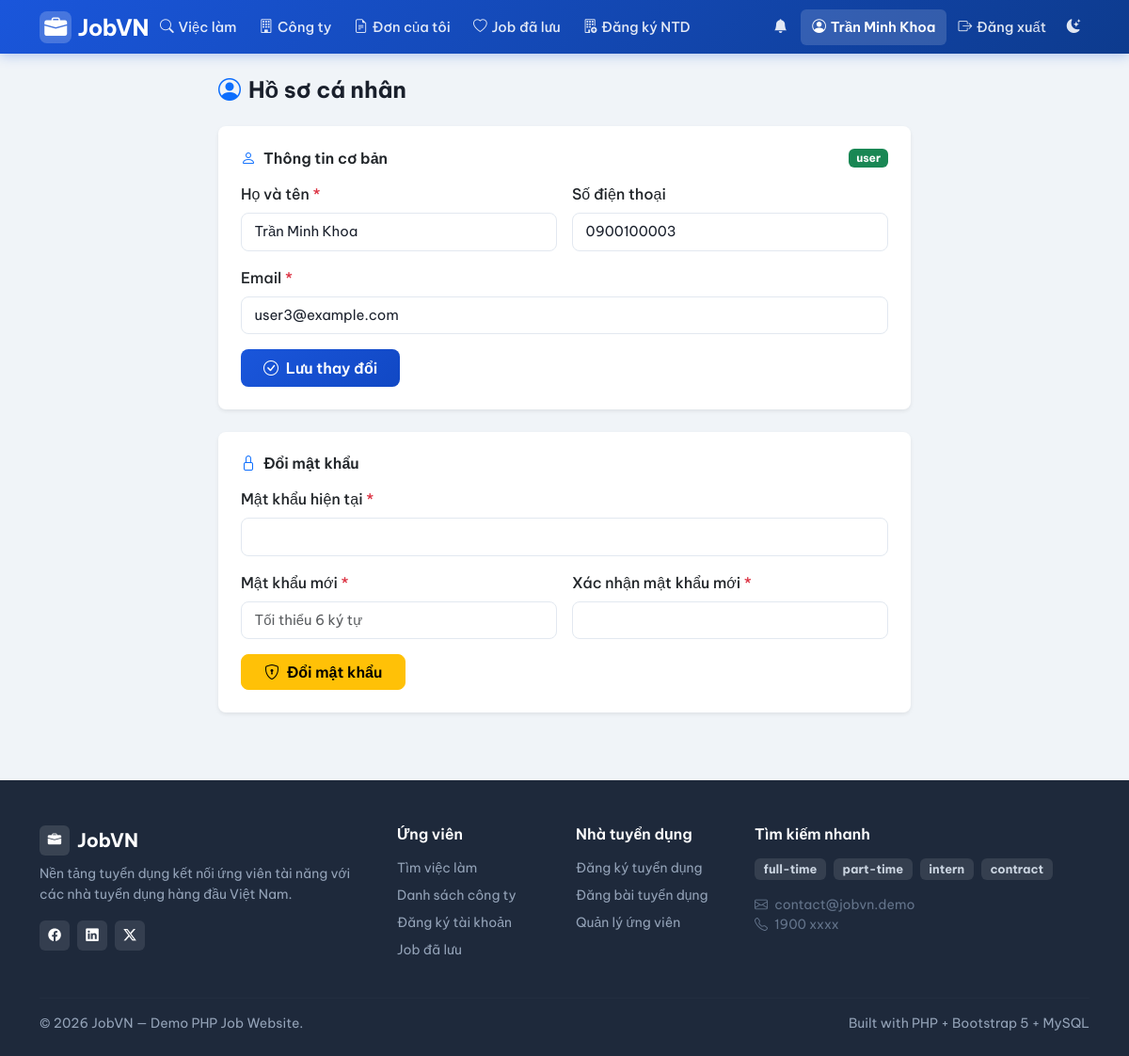
The page /index.php?page=user/profile (signed in) on the database its author committed.
### tables this page shows
CREATE TABLE users (
    id INT AUTO_INCREMENT PRIMARY KEY,
    email VARCHAR(150) NOT NULL UNIQUE,
    password VARCHAR(255) NOT NULL,              
    full_name VARCHAR(150) NOT NULL,
    role ENUM('admin','employer','user') NOT NULL DEFAULT 'user',
    phone VARCHAR(30) NULL,
    created_at DATETIME NOT NULL DEFAULT CURRENT_TIMESTAMP
);

### public/index.php (called while the page is built, shortened)
<?php
require_once __DIR__ . '/../src/db.php';
require_once __DIR__ . '/../src/helpers.php';
require_once __DIR__ . '/../src/auth.php';
$routes = [
    'home'                    => 'home.php',
    'login'                   => 'login.php',
    'register'                => 'register.php',
    'logout'                  => 'logout.php',
    'jobs'                    => 'jobs.php',
    'job_detail'              => 'job_detail.php',
    'companies'               => 'companies.php',
    'company_detail'          => 'company_detail.php',
    'download_cv'             => 'download_cv.php',
    'user/apply'              => 'user/apply.php',
    'user/my_applications'    => 'user/my_applications.php',
    'user/notifications'      => 'user/notifications.php',
    'user/profile'            => 'user/profile.php',
    'user/saved_jobs'         => 'user/saved_jobs.php',
    'user/become_employer'    => 'user/become_employer.php',
    'employer/dashboard'      => 'employer/dashboard.php',
    'employer/jobs'           => 'employer/jobs.php',
    'employer/job_form'       => 'employer/job_form.php',
    'employer/job_delete'     => 'employer/job_delete.php',
    'employer/applications'   => 'employer/applications.php',
    'employer/company'        => 'employer/company.php',
    'admin/dashboard'         => 'admin/dashboard.php',
    'admin/users'             => 'admin/users.php',
    'admin/user_delete'       => 'admin/user_delete.php',
    'admin/jobs'              => 'admin/jobs.php',
    'admin/job_delete'        => 'admin/job_delete.php',
    'admin/companies'             => 'admin/companies.php',
    'admin/applications'          => 'admin/applications.php',
    'admin/employer_requests'     => 'admin/employer_requests.php',
];
$page = $_GET['page'] ?? 'home';
$file = __DIR__ . '/../src/pages/' . $routes[$page];
require $file;

### src/helpers.php (called while the page is built, shortened)
<?php
function e($v): string
{
    return htmlspecialchars((string)$v, ENT_QUOTES, 'UTF-8');
}
function url(string $page, array $params = []): string
{
    $params = array_merge(['page' => $page], $params);
    return BASE_URL . '?' . http_build_query($params);
}

### src/db.php (called while the page is built, shortened)
<?php
function db(): PDO
{
    static $pdo = null;
    if ($pdo === null) {
        $dsn = 'mysql:host=' . DB_HOST . ';port=' . DB_PORT . ';dbname=' . DB_NAME . ';charset=utf8mb4';
        $attempts = 0;
        while (true) {
            try {
                $pdo = new PDO($dsn, DB_USER, DB_PASS, [
                    PDO::ATTR_ERRMODE              => PDO::ERRMODE_EXCEPTION,
                    PDO::ATTR_DEFAULT_FETCH_MODE   => PDO::FETCH_ASSOC,
                    PDO::ATTR_EMULATE_PREPARES     => false,
                    PDO::MYSQL_ATTR_INIT_COMMAND   => "SET NAMES utf8mb4 COLLATE utf8mb4_unicode_ci",
                ]);
                break;
            } catch (PDOException $e) {
                $attempts++;
                if ($attempts >= 10) {
                    die('Không kết nối được MySQL: ' . $e->getMessage());
                }
                sleep(1);
            }
        }
    }
    return $pdo;
}

### src/auth.php (called while the page is built, shortened)
<?php
require_once __DIR__ . '/db.php';
function current_user(): ?array
{
    static $cache = null;
    if ($cache !== null) return $cache;
    $stmt = db()->prepare('SELECT * FROM users WHERE id = ?');
    $stmt->execute([$_SESSION['user_id']]);
    $cache = $stmt->fetch() ?: null;
    return $cache;
}
function require_role(string ...$roles): array
{
    $u = current_user();
    return $u;
}

### src/pages/user/profile.php (the view, shortened to what this page needs)
<?php
$u = require_role('user', 'employer', 'admin');
$stmt = db()->prepare('SELECT * FROM users WHERE id = ?');
$stmt->execute([$u['id']]);
require __DIR__ . '/../../layout/header.php';
?>
<div class="row justify-content-center">
    <div class="col-md-8">
        <h4 class="fw-700 mb-4">
            <i class="bi bi-person-circle me-2 text-primary"></i>Hồ sơ cá nhân
        </h4>
        <div class="card border-0 shadow-sm rounded-3 mb-4">
            <div class="card-body p-4">
                <h6 class="fw-600 mb-3 d-flex align-items-center gap-2">
                    <i class="bi bi-person text-primary"></i> Thông tin cơ bản
                    <span class="badge bg-<?= ['admin'=>'danger','employer'=>'warning text-dark','user'=>'success'][$u['role']] ?? 'secondary' ?> ms-auto">
                        <?= e($u['role']) ?>
                    </span>
                </h6>
                <form method="post">
                    <div class="row g-3">
                        <div class="col-md-6">
                            <label class="form-label fw-500">Họ và tên <span class="text-danger">*</span></label>
                            <input name="full_name" value="<?= e($u['full_name']) ?>"
                                   class="form-control" required>
                        </div>
                        <div class="col-md-6">
                            <label class="form-label fw-500">Số điện thoại</label>
                            <input name="phone" value="<?= e($u['phone'] ?? '') ?>"
                                   class="form-control" placeholder="0900000000">
                        </div>
                        <div class="col-md-12">
                            <label class="form-label fw-500">Email <span class="text-danger">*</span></label>
                            <input type="email" name="email" value="<?= e($u['email']) ?>"
                                   class="form-control" required>
                        </div>
                    </div>
                    <div class="mt-3">
                        <button class="btn btn-primary px-4">
                            <i class="bi bi-check-circle me-1"></i> Lưu thay đổi
                        </button>
                    </div>
                </form>
            </div>
        </div>
        <div class="card border-0 shadow-sm rounded-3">
            <div class="card-body p-4">
                <h6 class="fw-600 mb-3">
                    <i class="bi bi-lock text-primary me-2"></i>Đổi mật khẩu
                </h6>
                <form method="post">
                    <div class="mb-3">
                        <label class="form-label fw-500">Mật khẩu hiện tại <span class="text-danger">*</span></label>
                        <input type="password" name="old_password" class="form-control" required>
                    </div>
                    <div class="row g-3 mb-3">
                        <div class="col-md-6">
                            <label class="form-label fw-500">Mật khẩu mới <span class="text-danger">*</span></label>
                            <input type="password" name="new_password" class="form-control"
                                   minlength="6" required placeholder="Tối thiểu 6 ký tự">
                        </div>
                        <div class="col-md-6">
                            <label class="form-label fw-500">Xác nhận mật khẩu mới <span class="text-danger">*</span></label>
                            <input type="password" name="confirm_password" class="form-control"
                                   minlength="6" required>
                        </div>
                    </div>
                    <button class="btn btn-warning px-4">
                        <i class="bi bi-shield-lock me-1"></i> Đổi mật khẩu
                    </button>
                </form>
            </div>
        </div>
    </div>
</div>
<?php require __DIR__ . '/../../layout/footer.php';

### src/layout/header.php (shortened to what this page needs)
<?php
$u = current_user();
$currentPage = $_GET['page'] ?? 'home';
?>
<!doctype html>
<html lang="vi">
<head>
    <link href="https://cdn.jsdelivr.net/npm/bootstrap@5.3.2/dist/css/bootstrap.min.css" rel="stylesheet">
    <link href="https://cdn.jsdelivr.net/npm/bootstrap-icons@1.11.3/font/bootstrap-icons.min.css" rel="stylesheet">
</head>
<body>
<nav class="navbar navbar-expand-lg navbar-main">
    <div class="container">
        <a class="navbar-brand-logo text-decoration-none" href="<?= e(url('home')) ?>">
            <div class="logo-icon"><i class="bi bi-briefcase-fill text-white"></i></div>
            JobVN
        </a>
        <div class="collapse navbar-collapse" id="mainNav">
            <ul class="navbar-nav me-auto">
                <li class="nav-item">
                    <a class="nav-link <?= in_array($currentPage, ['jobs','job_detail']) ? 'active' : '' ?>"
                       href="<?= e(url('jobs')) ?>">
                        <i class="bi bi-search"></i> Việc làm
                    </a>
                </li>
                <li class="nav-item">
                    <a class="nav-link <?= $currentPage === 'companies' ? 'active' : '' ?>"
                       href="<?= e(url('companies')) ?>">
                        <i class="bi bi-building"></i> Công ty
                    </a>
                </li>
                <?php if ($u && $u['role'] === 'user'): ?>
                    <li class="nav-item">
                        <a class="nav-link <?= $currentPage === 'user/my_applications' ? 'active' : '' ?>"
                           href="<?= e(url('user/my_applications')) ?>">
                            <i class="bi bi-file-earmark-text"></i> Đơn của tôi
                        </a>
                    </li>
                    <li class="nav-item">
                        <a class="nav-link <?= $currentPage === 'user/saved_jobs' ? 'active' : '' ?>"
                           href="<?= e(url('user/saved_jobs')) ?>">
                            <i class="bi bi-heart"></i> Job đã lưu
                        </a>
                    </li>
                    <li class="nav-item">
                        <a class="nav-link <?= $currentPage === 'user/become_employer' ? 'active' : '' ?>"
                           href="<?= e(url('user/become_employer')) ?>">
                            <i class="bi bi-building-add"></i> Đăng ký NTD
                        </a>
                    </li>
                <?php endif; ?>
            </ul>
            <ul class="navbar-nav align-items-lg-center">
                <?php if ($u): ?>
                    <li class="nav-item">
                        <a class="nav-link <?= $currentPage === 'user/notifications' ? 'active' : '' ?>"
                           href="<?= e(url('user/notifications')) ?>"
                           title="Thông báo"
                           style="position:relative;padding-right:0.9rem !important">
                            <i class="bi bi-bell-fill"></i>
                        </a>
                    </li>
                    <li class="nav-item">
                        <a class="nav-link <?= in_array($currentPage, ['user/profile']) ? 'active' : '' ?>"
                           href="<?= e(url('user/profile')) ?>">
                            <i class="bi bi-person-circle"></i>
                            <span class="d-none d-lg-inline"><?= e($u['full_name']) ?></span>
                        </a>
                    </li>
                    <li class="nav-item">
                        <a class="nav-link" href="<?= e(url('logout')) ?>">
                            <i class="bi bi-box-arrow-right"></i> Đăng xuất
                        </a>
                    </li>
                <?php endif; ?>
                <li class="nav-item">
                    <button id="theme-toggle" class="nav-link btn btn-link border-0" title="Chuyển dark/light mode"
                            style="background:none;padding:0.5rem 0.6rem !important">
                        <i id="theme-icon" class="bi bi-moon-stars-fill"></i>
                    </button>
                </li>
            </ul>
        </div>
    </div>
</nav>
<main class="container py-4">

### src/layout/header.php (style rules this page uses)
:root { --bg-main: #f0f4f8; --bg-card: #ffffff; --text-main: #1a202c; --text-muted: #64748b; --border-color: #e2e8f0; --navbar-bg: linear-gradient(135deg, #1a56db 0%, #0d3b8e 100%); --table-hover-bg: #f8faff; --input-bg: #ffffff; --footer-bg: #1e293b; }
body { font-family: 'Be Vietnam Pro', sans-serif; background: var(--bg-main); color: var(--text-main); transition: background 0.2s, color 0.2s; }
.card { background: var(--bg-card) !important; border-color: var(--border-color) !important; }
.form-control, .form-select { background-color: var(--input-bg) !important; color: var(--text-main) !important; border-color: var(--border-color) !important; }
.navbar-main { background: var(--navbar-bg); }
.fw-500 { font-weight: 500 !important; }
.fw-600 { font-weight: 600 !important; }
.fw-700 { font-weight: 700 !important; }
.navbar-main { background: linear-gradient(135deg, #1a56db 0%, #0d3b8e 100%); box-shadow: 0 2px 12px rgba(26, 86, 219, 0.3); padding: 0.6rem 0; }
.navbar-brand-logo { font-size: 1.5rem; font-weight: 700; color: #fff !important; letter-spacing: -0.5px; display: flex; align-items: center; gap: 0.4rem; }
.navbar-brand-logo .logo-icon { background: rgba(255,255,255,0.2); border-radius: 8px; width: 34px; height: 34px; display: flex; align-items: center; justify-content: center; }
.navbar-main .nav-link { color: rgba(255,255,255,0.88) !important; font-weight: 500; font-size: 0.92rem; padding: 0.5rem 0.75rem !important; border-radius: 6px; transition: background 0.15s, color 0.15s; display: flex; align-items: center; gap: 0.3rem; }
.navbar-main .nav-link:hover, .navbar-main .nav-link.active { color: #fff !important; background: rgba(255,255,255,0.15); }
.navbar-main .nav-link.active { font-weight: 600; }
main.container { padding-top: 1.5rem; padding-bottom: 2rem; }
.form-control, .form-select { border-radius: 8px; border-color: #e2e8f0; font-size: 0.93rem; padding: 0.5rem 0.85rem; }
.btn-primary { background: linear-gradient(135deg, #1a56db 0%, #1148c4 100%); border: none; font-weight: 600; border-radius: 8px; padding: 0.5rem 1.25rem; transition: opacity 0.15s, transform 0.1s; }
.btn-warning { border-radius: 8px; font-weight: 600; }

### rows shown on the page
users: full_name "Trần Minh Khoa", role "user", phone "0900100003", email "user3@example.com"

### other values the page prints
$t "full-time"
$t "part-time"
$t "intern"
$t "contract"
